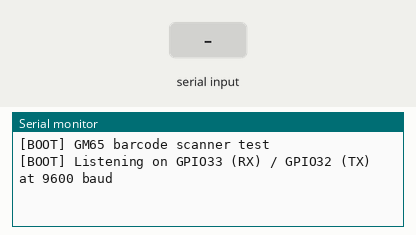
Simulated run of this sketch. Board: ESP32. On the bench: the last lines printed to the serial monitor. Inputs (shaded band) come from the test bench.

Above: at 1.7 s.
1.8 s: "1\n" received over the second serial link
At 2.4 s:
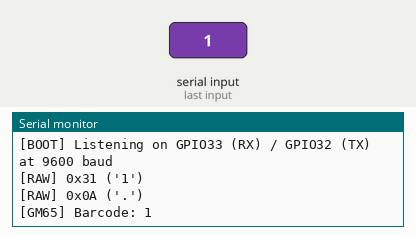
3.3 s: "0\n" received over the second serial link
At 4.5 s:
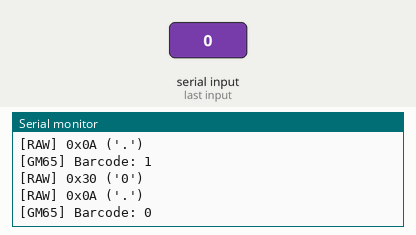
4.8 s: "2\n" received over the second serial link
At 5.9 s:
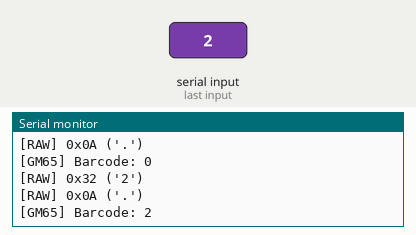

The sketch:

SmartFridge_ESP32_GM65.ino
```cpp
/*
 * SmartFridge — GM65 Barcode Scanner (isolated UART test)
 *
 * Manual Product Scanner (US #15). Standalone sketch: NO camera, NO WiFi,
 * NO display. Purpose: confirm UART wiring + baud rate and read out raw
 * barcode payloads from the GM65 before integrating into
 * SmartFridge_ESP32_CH.
 *
 * GM65 default mode is continuous auto-scan: it decodes whatever barcode
 * is in front of it and pushes the result out its TX pin terminated with
 * CR LF, with no command needed from the ESP32.
 *
 * Wiring (GM65 UART mode, module's onboard DIP/jumper set to UART):
 *   GM65 VCC  -> 5V
 *   GM65 GND  -> GND
 *   GM65 TX   -> ESP32 GPIO 33 (RX2)   — barcode data into the ESP32
 *   GM65 RX   -> ESP32 GPIO 32 (TX2)   — only needed to send config commands
 *
 * Picked GPIO 32/33 because they're free on the CH devkit (see
 * parameters.h / CLAUDE.md GPIO map) and don't touch the TFT/touch/UART
 * link/hall-sensor pins already in use there.
 *
 * Default GM65 baud is 9600. Open the serial monitor at 115200 and scan
 * a barcode — the decoded string should print on its own line.
 */

#define GM65_RX_PIN   33   // ESP32 RX2 <- GM65 TX
#define GM65_TX_PIN   32   // ESP32 TX2 -> GM65 RX
#define GM65_BAUD     9600

#define GM65_IDLE_FLUSH_MS  100  // flush buffer if no new byte arrives for this long

HardwareSerial GM65(2);

static String lineBuf;
static unsigned long lastByteMs = 0;

void setup() {
  Serial.begin(115200);
  delay(500);
  Serial.println("\n[BOOT] GM65 barcode scanner test");
  Serial.printf("[BOOT] Listening on GPIO%d (RX) / GPIO%d (TX) at %d baud\n",
                GM65_RX_PIN, GM65_TX_PIN, GM65_BAUD);

  GM65.begin(GM65_BAUD, SERIAL_8N1, GM65_RX_PIN, GM65_TX_PIN);
  lineBuf.reserve(64);
}

void loop() {
  while (GM65.available()) {
    char c = GM65.read();
    lastByteMs = millis();

    // Raw dump first — proves bytes are physically arriving regardless of
    // framing, even if they're garbage from a baud/wiring mismatch.
    Serial.printf("[RAW] 0x%02X ('%c')\n", (uint8_t)c, (c >= 32 && c < 127) ? c : '.');

    if (c == '\r' || c == '\n') continue;  // strip terminator if present
    lineBuf += c;
  }

  // Some GM65 configs don't send a CR/LF terminator at all — flush on
  // idle gap instead of waiting for one.
  if (lineBuf.length() > 0 && (millis() - lastByteMs) >= GM65_IDLE_FLUSH_MS) {
    Serial.printf("[GM65] Barcode: %s\n", lineBuf.c_str());
    lineBuf = "";
  }
}
```

Measured:
- after the input at 1.8 s, the serial monitor: prints a new line at once (image 1)
- after the input at 3.3 s, the serial monitor: prints a new line at once (image 2)
- after the input at 4.8 s, the serial monitor: prints a new line at once (image 3)
